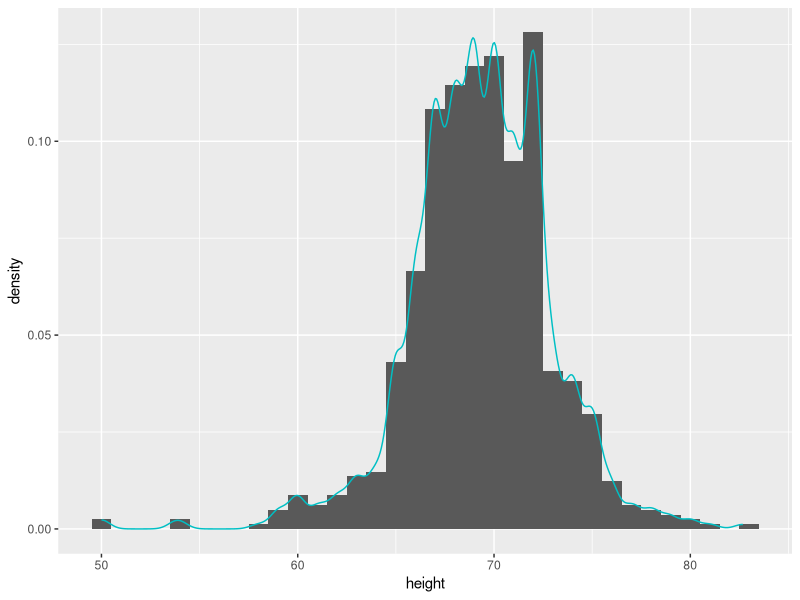
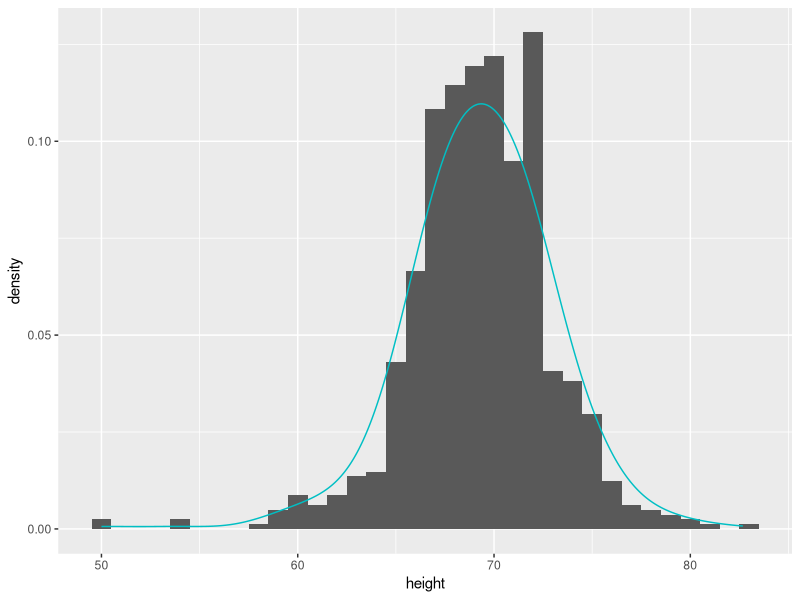

R code for these plots, in order: (Note: this script raises an error after producing the figures.)
# --------------------------------------------------------------------------------
#
# Visualization examples and exercises
#
# --------------------------------------------------------------------------------

# Setup
library(tidyverse)
library(dslabs)
library(dplyr)
library(ggplot2)
data(heights)

# Dtacamp Exercises

male <- heights$height[heights$sex=="Male"]
female <- heights$height[heights$sex=="Female"]
names(heights)
head(heights)
x <- heights$height
length(unique(x))
x <- heights$height
tab <- table(heights$height)
tab <- table(heights$height)
sum(tab == 1)

male <- heights$height[heights$sex=="Male"]
female <- heights$height[heights$sex=="Female"]
length(male)
length(female)

male <- heights$height[heights$sex=="Male"]
female <- heights$height[heights$sex=="Female"]
male_percentiles <- quantile(male, probs = c(0.1, 0.3, 0.5, 0.7, 0.9))
female_percentiles <- quantile(female, probs = c(0.1, 0.3, 0.5, 0.7, 0.9))
df <- data.frame("female" = female_percentiles, "male" = male_percentiles)
df

x <- heights$height[heights$sex == "Male"]
mean(69 < x & x <= 72)

x <- heights$height[heights$sex=="Male"]
avg <- mean(x)
stdev <- sd(x)
pnorm(72, avg, stdev) - pnorm(69, avg, stdev)

x <- heights$height[heights$sex == "Male"]
exact <- mean(x > 79 & x <= 81)
avg <- mean(x)
stdev <- sd(x)
approx <- pnorm(81, avg, stdev) - pnorm(79, avg, stdev)
exact / approx

p1 <- heights %>% 
     filter(sex=="Male") %>% ggplot(aes(height)) +
     geom_histogram(aes(y=..density..), binwidth = 1) + 
     geom_density(col="#00BFC4", adjust = 0.5)

p2 <- heights %>% 
     filter(sex=="Male") %>% ggplot(aes(height)) +
     geom_histogram(aes(y=..density..), binwidth = 1) + 
     geom_density(col="#00BFC4", adjust = 2)

grid.arrange(p1,p2, ncol=2)
